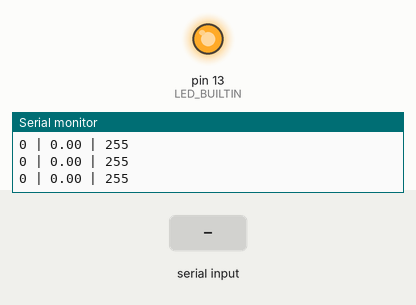
This sketch was run on a simulated Arduino Uno, built with avr-gcc and run on an emulated ATmega328P. Shown: output pins drawn as LEDs (lit = HIGH), the last lines printed to the serial monitor. The inputs (shaded band) are chosen by the test bench. EEPROM starts erased.

Above: at 1.2 s.
1.3 s: "led,1\n" received over Serial
At 1.7 s:
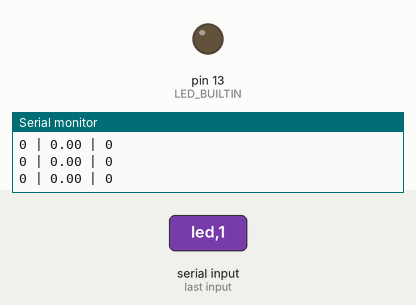
Timing chart, 0 to 4.3 s (numbered marks = the images above; inputs shaded):
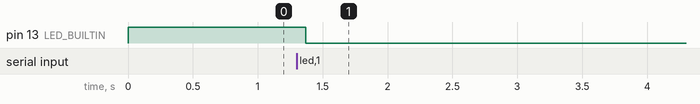

The sketch:

Monitor_Serial_Change_Values.ino
```cpp
#include <EEPROM.h>


int v1 = 0;
float v2 = 0.0;
int led;

void setup() {
  Serial.begin(115200);
  pinMode(LED_BUILTIN, OUTPUT);

  led = EEPROM.read(3);
}

void loop() {

  if (Serial.available() > 0) { // Verifica se há dados disponíveis no monitor serial
    String input = Serial.readStringUntil('\n'); // Lê a string enviada pelo monitor serial
    input.trim(); // Remove espaços em branco do início e do fim da string

    int index = input.indexOf("=");

    if (input.startsWith("v1")) {
      v1 = input.substring(index + 1).toInt();
      EEPROM.write(v1, 1);
    }
    else if (input.startsWith("v2")) {
      v2 = input.substring(index + 1).toFloat();
      EEPROM.write(v2, 2);
    }
    else if(input.startsWith("led")){
      led = input.substring(index + 1).toInt();
      EEPROM.write(led, 3);
    }

  }//end if serial available
  else{

    Serial.print(v1);
    Serial.print(" | ");
    Serial.print(v2);
    Serial.print(" | ");
    Serial.println(led);

    digitalWrite(LED_BUILTIN, led);
  }
	delay(50);
}
```

Measured:
- after the input at 1.3 s, pin 13 (LED_BUILTIN): HIGH → LOW after 0.07 s
